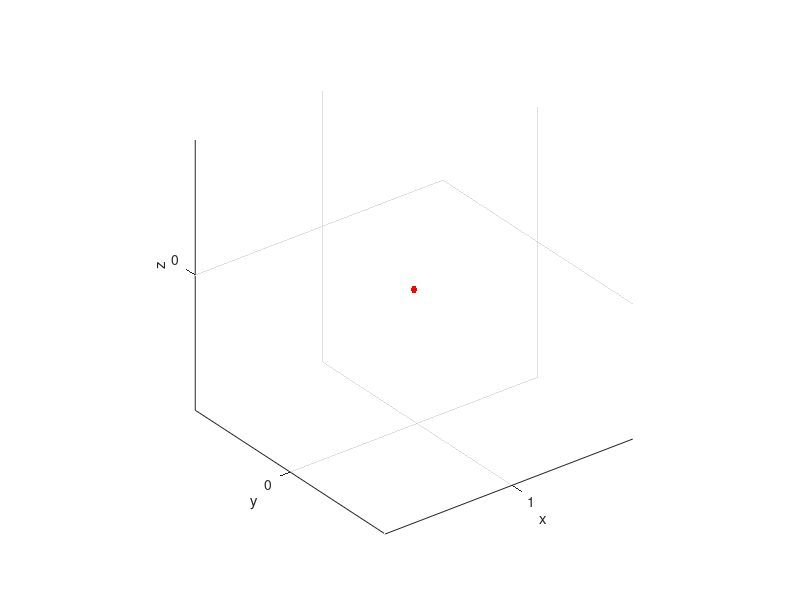

MATLAB code for this plot: (Note: this script raises an error after producing the figure.)
    %% GENERATION OF A PERIODIC ORBIT 
    %initialization
    clear, close all, clc

    mu = 0.012150586550569;
    M1 =  -mu; 
    M2 = (1-mu);
    options = odeset('AbsTol', 1e-13, 'RelTol',1e-13);

    figure('name', 'Orbit')
%     plot3(M1, 0, 0, 'k.', 'markersize', 15), hold on
    plot3(M2, 0, 0, 'r.', 'markersize', 15), hold on,
    grid on, xlabel('x'), ylabel('y'), zlabel('z'), axis equal,
    
    stepp = -(0:0.005:0.15);
    %search of the periodic Lyapounov function
    X0_0 = [0.862; 0; 0.185; 0; 0.25; 0];
    X0 = X0_0;
    X03 = X0(3);
    T_half = 1.132;
    X0s = zeros(6,1);
    X0s(1:2) = X0(1:2);
    X0s(3:5) = X0(4:6);
    X0s(6) = T_half;
    opts = optimset('TolFun', 1e-13, 'TolX', 1e-13,'Display','Off');
for dz = stepp
    wb = waitbar(dz/(stepp(end)-stepp(1)));
    X03 = X0_0(3) + dz; 
    [X0s, fval, ~, output] = fsolve(@(X) periodicity_search_Halo(X, X03, mu, M1, M2, options), X0s, opts);
    X0new = [X0s(1:2); X03; X0s(3:5)];
    Tspan = [0 2*X0s(6)];
    [Tnew, ynew] = ode113(@(t,x) CR3BP(t, x, mu, M1, M2), Tspan, X0new, options);
    plot3(ynew(:,1), ynew(:,2), ynew(:,3), 'r'), hold on 
    plot3(ynew(1,1), ynew(1,2), ynew(1,3), 'k+'), hold on 
end
delete(wb)

%% MANIFOLD COMPUTATION
X0_0 = [0.862; 0; 0.185; 0; 0.25; 0];
X0 = X0_0;
X03 = X0(3);
T_half = 1.132;
X0s = zeros(6,1);
X0s(1:2) = X0(1:2);
X0s(3:5) = X0(4:6);
X0s(6) = T_half;
opts = optimset('TolFun', 1e-13, 'TolX', 1e-13,'Display','Off');
[X0s, fval, ~, output] = fsolve(@(X) periodicity_search_Halo(X, X03, mu, M1, M2, options), X0s, opts);
X0new = [X0s(1:2); X03; X0s(3:5)];
Tspan = [0 2*X0s(6)];
[T_p, y_p] = ode113(@(t,x) CR3BP(t, x, mu, M1, M2), Tspan, X0new, options);
%calcolo mondromy matrix
MDM = mondromoy_comp (1e-12, X0new, 2*X0s(6), 0, mu, M1, M2, options);
[V, D] = eig(MDM);
v = V(:,2);
display(diag(D))
figure()
plot3(y_p(:,1), y_p(:,2), y_p(:,3), 'r'), hold on 
plot3(y_p(1,1), y_p(1,2), y_p(1,3), 'k+'), hold on, axis equal
for i = 1:length(y_p)
    phi_tau = mondromoy_comp (1e-12, X0new, T_p(i)+eps, 0, mu, M1, M2, options);
    X0 = y_p(i,:)' + 1e-4 *phi_tau* v;
    [T_m, y_m] = ode113(@(t,x) CR3BP(t, x, mu, M1, M2), [0 10], X0, options);
    plot3(y_m(:,1), y_m(:,2), y_m(:,3), 'b'), hold on 
end

[V, D] = eig(MONODROMY);
v = V(:,2);
display(diag(D))
figure()
plot3(y_p(:,1), y_p(:,2), y_p(:,3), 'r'), hold on 
plot3(y_p(1,1), y_p(1,2), y_p(1,3), 'k+'), hold on, axis equal
    options = odeset('AbsTol', 1e-16, 'RelTol',1e-16);
for i = 1:length(y_p)
    phi_tau = mondromoy_comp (1e-12, X0new, T_p(i)+eps, 0, mu, M1, M2, options);
    X0 = y_p(i,:)' + 1e-4 *phi_tau* v;
    [T_m, y_m] = ode113(@(t,x) CR3BP(t, x, mu, M1, M2), [0 10], X0, options);
    plot3(y_m(:,1), y_m(:,2), y_m(:,3), 'b'), hold on 
end

%
%% computation of monodromy matrix

    syms xx yy zz xd yd zd xdd ydd zdd
    d = sqrt((xx - M1).^2 + yy.^2 + zz.^2);
    r = sqrt((xx - M2).^2 + yy.^2 + zz.^2);
    sys = [xd; ...
           yd; ...
           zd; ...
           xx + 2*yd-(1-mu)*(xx + mu)/d^3 - mu*(xx - 1+mu)/r^3; ...
           yy - 2*xd - (1-mu)*yy/d^3 - mu*yy/r^3; ...
           -(1-mu)*zz/d^3 - mu*zz/r^3];
       
    ss = [xx yy zz xd yd zd];
    A1 = diff(sys,xx);
    A2 = diff(sys,yy);
    A3 = diff(sys,zz);
    A4 = diff(sys,xd);
    A5 = diff(sys,yd);
    A6 = diff(sys,zd);
    A = [A1, A2, A3, A4, A5, A6];
    
    syms x(t) [6,1]
    A_tau = subs(A, xx, x1);
    A_tau = subs(A_tau, yy, x2);
    A_tau = subs(A_tau, zz, x3);
    A_tau = subs(A_tau, xd, diff(x1,t));
    A_tau = subs(A_tau, yd, diff(x2,t));
    A_tau = subs(A_tau, zd, diff(x3,t));
    
    sys = subs(sys, xx, x1);
    sys = subs(sys, yy, x2);
    sys = subs(sys, zz, x3);
    sys = subs(sys, xd, diff(x1,t));
    sys = subs(sys, yd, diff(x2,t));
    sys = subs(sys, zd, diff(x3,t));
    
    syms phi(t) [6,6]
    d = sqrt((x1 - M1).^2 + x2.^2 + x3.^2);
    r = sqrt((x1 - M2).^2 + x2.^2 + x3.^2);
    
    eqn6 = diff(x,t) == A_tau*x;
    dphi = A_tau*phi;
    dphi36 = reshape(diff(phi,t),[36,1]);
    Aphi36 = reshape(A_tau*phi,[36,1]);
    eqn8 = dphi36 == Aphi36;
    V1 = odeToVectorField(eqn8);
    V2 = odeToVectorField(eqn6);
    
    V1 = subs(V1, diff(x1,t), xd);
    V1 = subs(V1, diff(x2,t), yd);
    V1 = subs(V1, diff(x3,t), zd);
    V1 = subs(V1, x1, xx);
    V1 = subs(V1, x2, yy);
    V1 = subs(V1, x3, zz);
    
    V2 = subs(V2, diff(x1,t), xd);
    V2 = subs(V2, diff(x2,t), yd);
    V2 = subs(V2, diff(x3,t), zd);
    V2 = subs(V2, x1, xx);
    V2 = subs(V2, x2, yy);
    V2 = subs(V2, x3, zz);

    MM1 = matlabFunction(V1,'vars',{'t','Y','xx', 'yy', 'zz', 'xd', 'yd', 'zd'});
    MM2 = matlabFunction(V2,'vars',{'t','Y'});
    phi0 = reshape(eye(6),[36,1]);
    X00 = [X0new; phi0];
    options = odeset('AbsTol', 1e-13, 'RelTol',1e-13);
    [T, y] = ode113(@(t,x) myfun42(t,x, MM1, mu, M1, M2), Tspan, X00, options);

   
    
    %% Manifold computation
    X0_0 = [0.862; 0; 0.185; 0; 0.25; 0];
    X0 = X0_0;
    X03 = X0(3);
    T_half = 1.132;
    X0s = zeros(6,1);
    X0s(1:2) = X0(1:2);
    X0s(3:5) = X0(4:6);
    X0s(6) = T_half;
    opts = optimset('TolFun', 1e-13, 'TolX', 1e-13,'Display','Off');
    [X0s, fval, ~, output] = fsolve(@(X) periodicity_search_Halo(X, X03, mu, M1, M2, options), X0s, opts);
    X0new = [X0s(1:2); X03; X0s(3:5)];
    Tspan = [0 2*X0s(6)];
    
    options = odeset('AbsTol', 1e-14, 'RelTol',1e-14);
    MONODROMY = reshape(y(end,7:42),[6,6]);
    
    [V,D] = eig(MONODROMY);
    EIGS = diag(D);
%     figure()
%     plot(real(EIGS), imag(EIGS), 'kx')
    
    cont = 1;
    figure()
    for jj = 4
        v = V(:,jj);
        for i=1:10:length(T)
        STM = reshape(y(i,7:42),[6,6]);
        Y0 = y(i,1:6)' + 1e-1*STM*v;
        [~, y_p] = ode45(@(t,x) CR3BP(t, x, mu, M1, M2), [0 2], Y0, options);
        colo = ['b','k','c','g'];
        plot3(y_p(:,1), y_p(:,2), y_p(:,3)), hold on,   
        [~, y_p0] = ode113(@(t,x) CR3BP(t, x, mu, M1, M2), Tspan, X0new, options);
        end
        plot3(y_p0(:,1), y_p0(:,2), y_p0(:,3),'r-', 'markersize',5), hold off, axis equal
        cont = cont + 1;
    end
    
    %%
    function dx = myfun42(t,x, MM1, mu, E, M)
    d = sqrt((x(1) - E)^2 + x(2)^2 + x(3)^2);
    r = sqrt((x(1) - M)^2 + x(2)^2 + x(3)^2);
    dx = zeros(42,1);
    dx(1:3) = x(4:6);
    dx(4) = x(1)+2*x(5)-(1-mu)*(x(1)+mu)/d^3-mu*(x(1)-1+mu)/r^3;
    dx(5) = x(2) - 2*x(4) - (1-mu)*x(2)/d^3 - mu*x(2)/r^3;
    dx(6) = -(1-mu)*x(3)/d^3 - mu*x(3)/r^3;
    dx(7:42)= MM1(t,x(7:42),x(1),x(2),x(3),x(4),x(5),x(6));
    end
% X0_0 = [0.862; 0; 0.185; 0; 0.25; 0];
%     X0 = X0_0;
%     X03 = X0(3);
%     T_half = 1.132;
%     X0s = zeros(6,1);
%     X0s(1:2) = X0(1:2);
%     X0s(3:5) = X0(4:6);
%     X0s(6) = T_half;
%     DD = zeros(6, length(stepp)); jj = 1;
% figure(), 
% for dz = stepp
%     wb = waitbar(dz/(stepp(end)-stepp(1)));
%     X03 = X0_0(3) + dz; 
%     [X0s, fval, ~, output] = fsolve(@(X) periodicity_search_Halo(X, X03, mu, M1, M2, options), X0s, opts);
%     X0new = [X0s(1:2); X03; X0s(3:5)];
%     Tspan = [0 2*X0s(6)]; 
%     % MONODROMY MATRIX COMPUTATION
%     phi = mondromoy_comp (1e-10, X0new, 2*X0s(6), 0, mu, M1, M2, options);
%     [V, D] = eig(phi);
%     DD(:,jj) = diag(D);
%     jj = jj +1;
% end
%     subplot(3,2,1), plot(real(DD(1,:)), imag(DD(1,:)), 'kx-'), hold on
%     subplot(3,2,2), plot(real(DD(2,:)), imag(DD(2,:)), 'kx-'), hold on
%     subplot(3,2,3), plot(real(DD(3,:)), imag(DD(3,:)), 'kx-'), hold on
%     subplot(3,2,4), plot(real(DD(4,:)), imag(DD(4,:)), 'kx-'), hold on
%     subplot(3,2,5), plot(real(DD(5,:)), imag(DD(5,:)), 'kx-'), hold on
%     subplot(3,2,6), plot(real(DD(6,:)), imag(DD(6,:)), 'kx-'), hold on
% delete(wb)

%
%     X0_0 = [0.862; 0; 0.185; 0; 0.25; 0];
%     X0 = X0_0;
%     X01 = X0(1);
%     T_half = 1.132;
%     X0s = zeros(6,1);
%     X0s(1) = X0_0(1);
%     X0s(2:5) = X0_0(3:6);
%     X0s(6) = T_half;
%     opts = optimset('TolFun', 1e-13, 'TolX', 1e-13);
% for dx = step
%     wb = waitbar(dx/(step(end)-step(1)));
%     X01 = X0_0(2) + dx; 
%     [X0s, fval, ~, output] = fsolve(@(X) periodicity_search_Halo1(X, X01, mu, M1, M2, options), X0s, opts);
%     X0new = [X0s(1); X01; X0s(2:5)];
%     Tspan = [0 2*X0s(6)]; 
%     [Tnew, ynew] = ode113(@(t,x) CR3BP(t, x, mu, M1, M2), Tspan, X0new, options);
%     plot3(ynew(:,1), ynew(:,2), ynew(:,3), 'g'), hold on 
%     plot3(ynew(1,1), ynew(1,2), ynew(1,3), 'k+'), hold on 
% end
% delete(wb)
function phi = mondromoy_comp (dx, X0, T_obs, T_phi,mu, M1, M2, options)
    Tspan = [T_phi T_obs];
    [~, y] = ode113(@(t,x) CR3BP(t, x, mu, M1, M2), Tspan, X0, options);
    phi = zeros(6,6);
    for i=1:6
        X0new = X0;
        X0new(i) = X0new(i) + dx;
        [~, ynew] = ode113(@(t,x) CR3BP(t, x, mu, M1, M2), Tspan, X0new, options);
        phi(:,i) = (ynew(end,:) - y(end,:))/dx;
    end
end

function dx = CR3BP(t, x, mu, E ,M)
    d = sqrt((x(1) - E)^2 + x(2)^2 + x(3)^2);
    r = sqrt((x(1) - M)^2 + x(2)^2 + x(3)^2);
    %x [6,1] x, v
    dx = zeros(6,1);
    dx(1:3) = x(4:6);
    dx(4) = x(1)+2*x(5)-(1-mu)*(x(1)+mu)/d^3-mu*(x(1)-1+mu)/r^3;
    dx(5) = x(2) - 2*x(4) - (1-mu)*x(2)/d^3 - mu*x(2)/r^3;
    dx(6) = -(1-mu)*x(3)/d^3 - mu*x(3)/r^3;
end
function dX = periodicity_search_Halo(X0plan, X03, mu, E, M, options)
    X0 = [X0plan(1:2); X03; X0plan(3:5)];
    Tspan = [0 X0plan(6)];
    [~, y] = ode113(@(t,X) CR3BP(t, X, mu, E, M), Tspan, X0, options);
    [~, y2] = ode113(@(t,X) CR3BP(t, X, mu, E, M), 2*Tspan, X0, options);
    dX = [y(end,2); y(end,4); y(end,6); y(1,4); y(1,6); y2(end,1)-y2(1,1); y2(end,2)-y2(1,2); y2(end,3)-y2(1,3)];
end
function dX = periodicity_search_Halo1(X0plan, X02, mu, E, M, options)
    X0 = [X0plan(1); X02; X0plan(2:5)];
    Tspan = [0 X0plan(6)];
    [~, y] = ode113(@(t,X) CR3BP(t, X, mu, E, M), Tspan, X0, options);
    [~, y2] = ode113(@(t,X) CR3BP(t, X, mu, E, M), 2*Tspan, X0, options);
    dX = [y(end,2); y(end,4); y(end,6); y(1,4); y(1,6); y2(end,1)-y2(1,1); y2(end,2)-y2(1,2); y2(end,3)-y2(1,3)];
end


